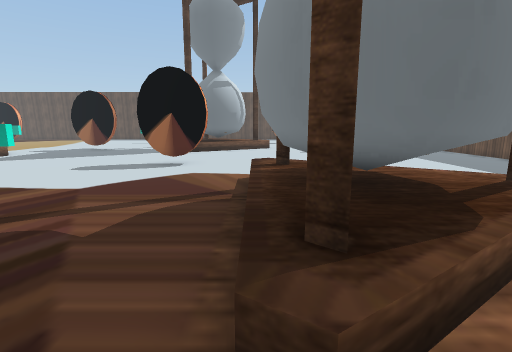
View 1 (above)

20 first-person views from a walk through a Unity game level. The camera is 1.4 m above the floor, tilts 10° down and sees 85° across. The floor is counted in squares, 1 m on a side. Each view is taken from the middle of a square. On the plan, view 1 faces up. The plan holds only what a view shows up to about 14 squares ahead; the rest is blank. The place goes on beyond the plan. The player is left out. Some surface patterns are stand-ins.

View 2
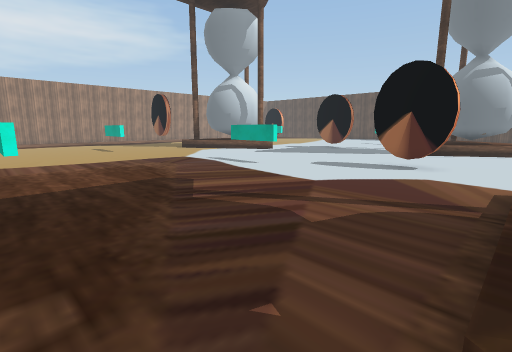

View 3
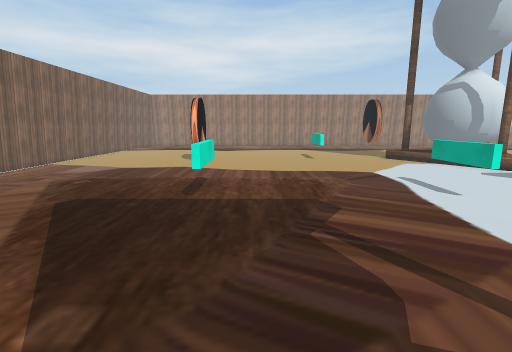

View 4
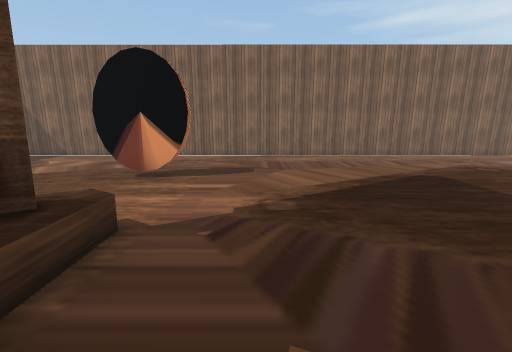

View 5
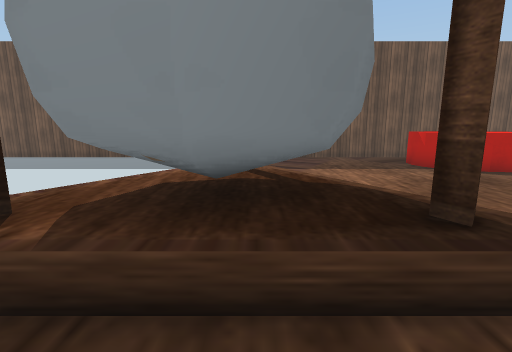

View 6
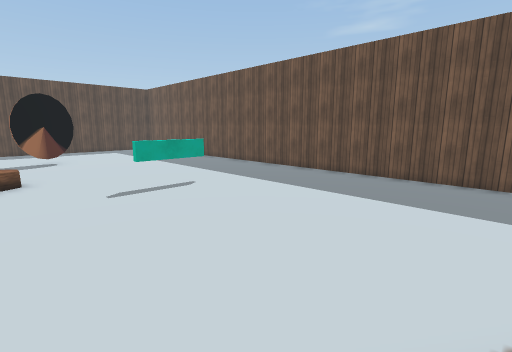

View 7
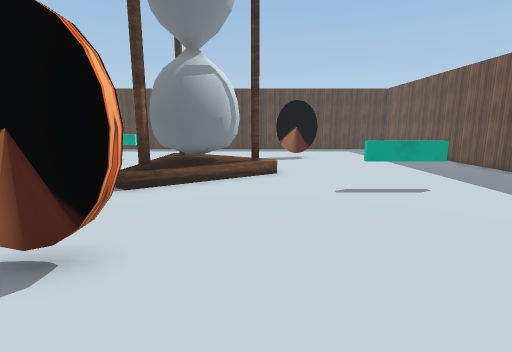

View 8
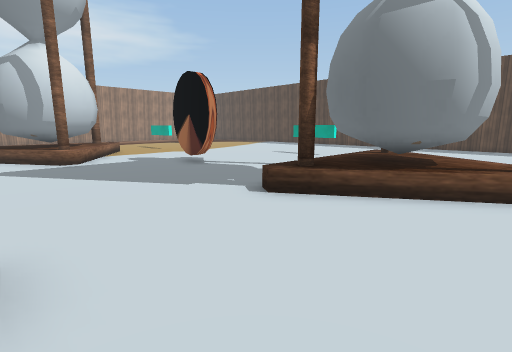

View 9
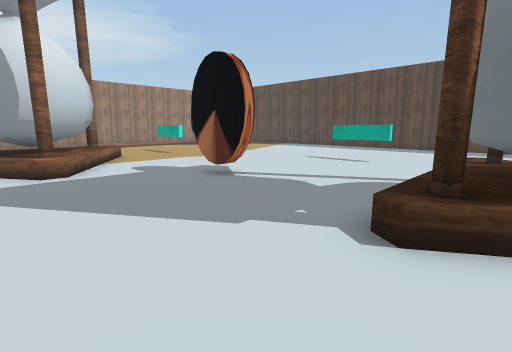

View 10
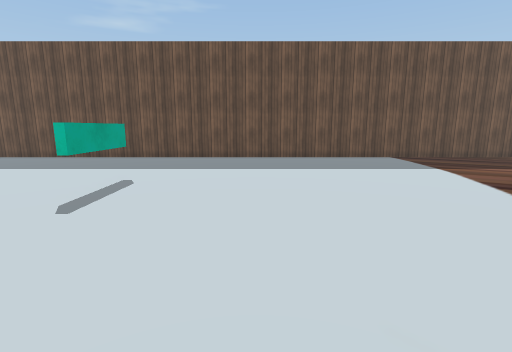

View 11
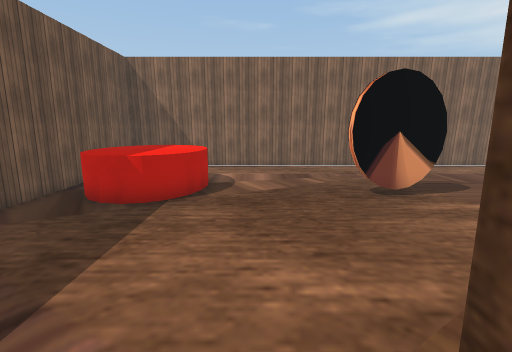

View 12
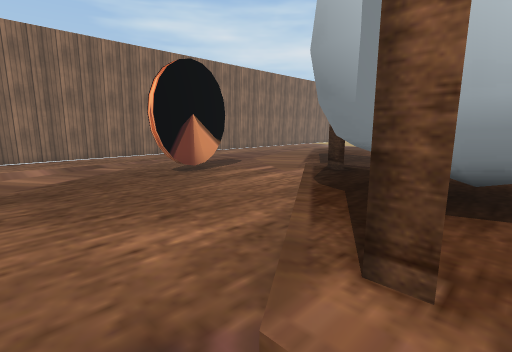

View 13
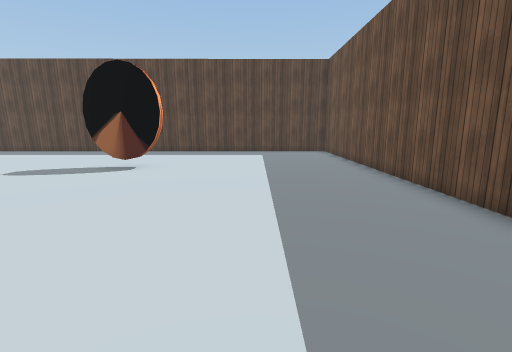

View 14
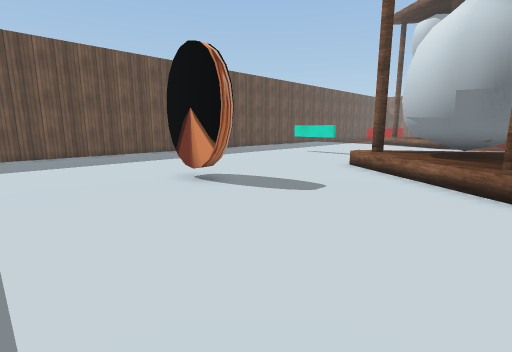

View 15
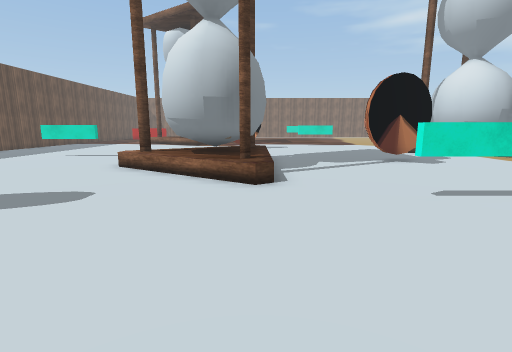

View 16
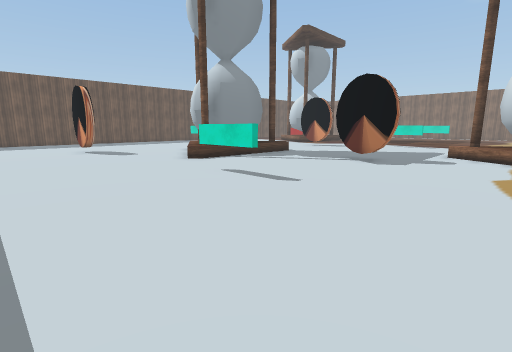

View 17
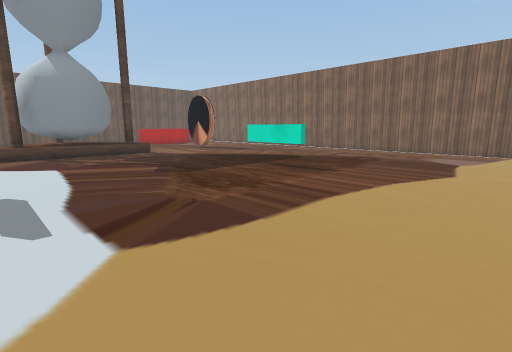

View 18
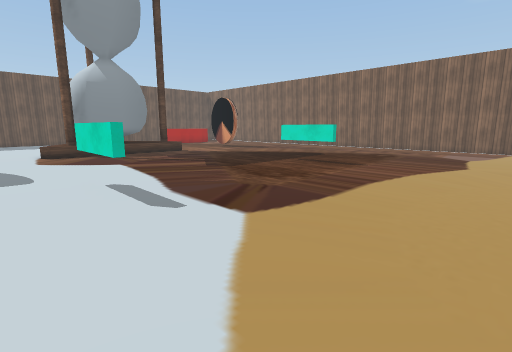

View 19
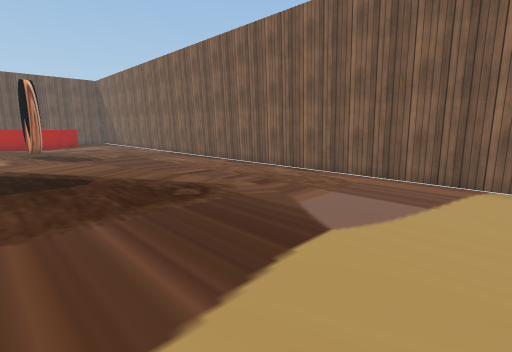

View 20
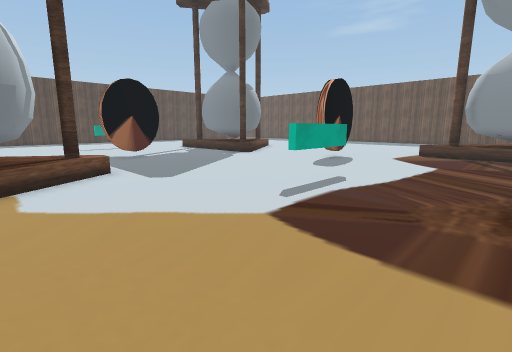

### Floor plan
Key: @ floor where view 1 was taken; # wall or solid block; . floor; / step, stairs or slope; ^ raised ledge; O other object.
Columns run from 15 left of view 1 to 11 right of it. Each row starts with its distance up from view 1.
 29 . ........................#
 28  .........................#
 27 ..........................#
 26 ..........................#
 25 .................OO.......#
 24 ......#.#.................#
 23 ..........................#
 22 ...........O..............#
 21 ...........###............#
 20 ...........####...........#
 19 ...........#####..........#
 18 ...........####O..........#
 17 .....OO....O##............#
 16 ...........#O......#.#....#
 15 O#........................#
 14 O#O.......................#
 13 O##.......................#
 12 O#........................#
 11 ...........OO.............#
 10 ..........................#
  9 ..........................#
  8 ......#.#....../..........#
  7 ...............///........#
  6 .............../OO /......#
  5 ...............#OOO#/.....#
  4 ...............#OOO#/.....#
  3 .............../#O#.......#
  2 .............../#.........#
  1 .............../..........#
  0 ......#.#......@..........#
 -1 ..........................#
 -2 .......................^^.#
 -3 ...............OOO....^^^^#
 -4 ......................^^^^#
 -5 ......................^^^^#
 -6 .......................^^ #
 -7 .......................   #
 -8 ........................  #
 -9 ###########################

Where each view was taken, in squares from view 1:
view 1: 0 up, 0 right, facing up
view 2: 0 up, 0 right, facing up-left
view 3: 2 up, 0 right, facing left
view 4: 5 up, 2 left, facing down
view 5: 4 up, 2 left, facing right
view 6: 7 up, 0 right, facing up-right
view 7: 7 up, 0 right, facing up
view 8: 11 up, 0 right, facing up-left
view 9: 12 up, 3 left, facing up-left
view 10: 12 up, 2 left, facing right
view 11: 5 up, 5 right, facing down
view 12: 5 up, 6 right, facing down-left
view 13: 15 up, 7 right, facing up
view 14: 29 up, 4 left, facing down-right
view 15: 29 up, 4 left, facing down
view 16: 29 up, 15 left, facing down-right
view 17: 8 up, 15 left, facing down-right
view 18: 10 up, 15 left, facing down-right
view 19: 1 down, 15 left, facing down-right
view 20: 4 up, 15 left, facing up-right
